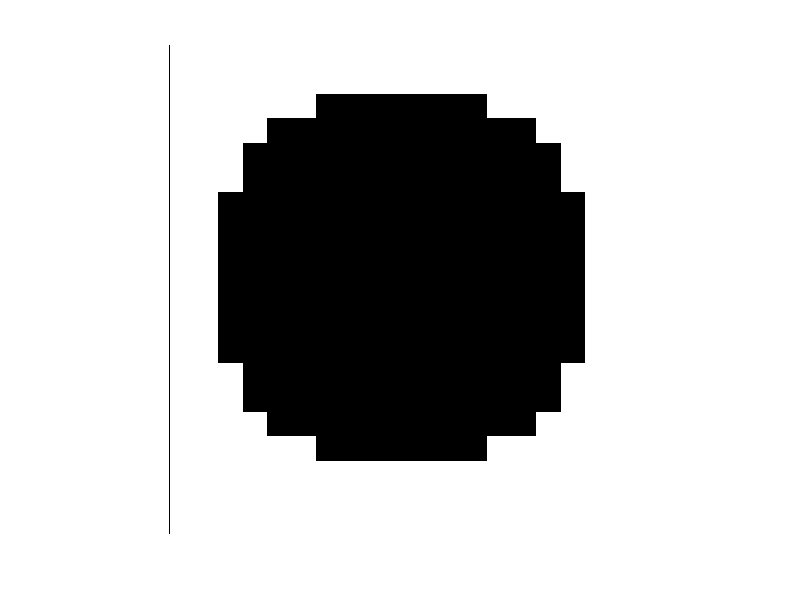
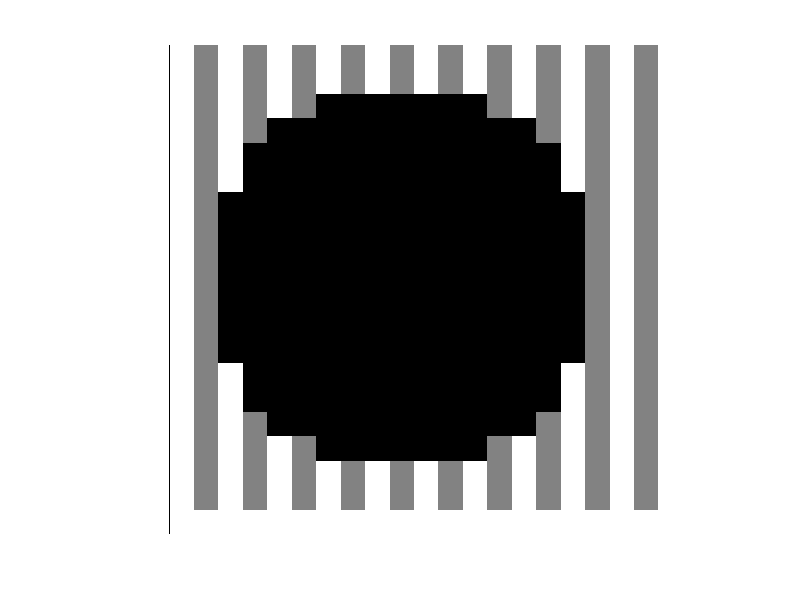

The MATLAB source for these figures, in order:
clc

% Length of warehouse.
L = 20;
% Width of warehouse.
W = 20;

% Predefine warehouse
warehouse = zeros(L, W);
% warehouse = input("Enter the matrix. ")

% Generate the warehouse. A 0 is the outside of the warehouse.
for i = 1:L
    for j = 1:W
        % This function actually creates the shape.
        if abs(i-floor(L/2))^2 + abs(j-floor(W/2))^2 >=8^2
            warehouse(i,j) = 1;
        else
            continue
        end
    end
end

% Save the initial state of the warehouse before pallets are added.
wareini = warehouse;

% Display the warehouse without pallets.
figure(1)
imshow(warehouse, 'InitialMagnification', 'fit')

% Define variables related to the widest point of the warehouse.
leftbound = [1,1];
rightbound = [1,1];
leftboundtent = [1,1];
rightboundtent = [1,1];
maxwidth = 0;
halt = 0;
widestrow = zeros(1,W);

% Find the widest point of the warehouse.
for i = 1:L
    for j = 1:W
        if warehouse(i,j)~=0
            
            if j-1 == 0 || warehouse(i,j-1) == 0
                % Tentitive left bound of the widest point.
                leftboundtent = [i, j];
            end
            
            if j+1 >W || warehouse(i,j+1) == 0
                % Tentitive right bound of the widest point.
                rightboundtent = [i, j];
            end
            
            % Check if we've found the widest point of the warehouse.
            %    If we have, then lock it in.
            for k = leftboundtent(2):rightboundtent(2)
                if warehouse(i,k) == 1
                    halt = 1;
                    widestrow(1,k) = warehouse(i,k);
                elseif warehouse(i,k) == 0
                    halt = 0;
                    break
                end
            end
            % Check if the tentitive bounds are valid and the furthest
            %     apart.
            if rightboundtent(2) - leftboundtent(2) >= maxwidth && halt == 1
                leftbound = leftboundtent;
                rightbound = rightboundtent;
                maxwidth = rightbound(2) - leftbound(2);
            end
        end
    end
end

% Generate pallets. A 1 signifies a pallet.
for i = 1:L
    
    for j = 1:W
        
        % Check if we are outside the bounds of the warehouse.
        if warehouse(i, j) == 0
            continue
        elseif i==leftbound(1)
            continue
        elseif warehouse(i, j) == 1
            if mod(j, 2) == 0
                warehouse(i, j) = 0.5;
            end
        end
        
    end
end

warehouse;

% Display the warehouse with pallets.
figure(2)
imshow(warehouse, 'InitialMagnification', 'fit')

% Calculate how many pallets there are and other things.

% Calculate how many pallets there are.
numpall = sum(warehouse(:) == 0.5);

% Calcluate how many pallets there could be.
maxnumpall = sum(wareini(:) == 1);

% Calculate how much space is just aisle.
numaisle = sum(warehouse(:) == 1);

% Calculate the efficiency.
efficiency = (numpall/maxnumpall);